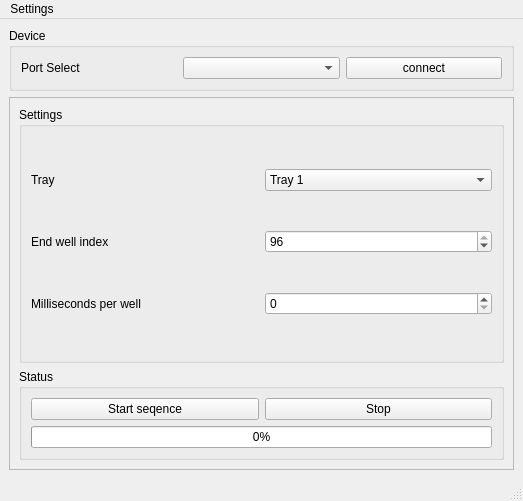
<?xml version="1.0" encoding="UTF-8"?>
<ui version="4.0">
 <class>MainWindow</class>
 <widget class="QMainWindow" name="MainWindow">
  <property name="geometry">
   <rect>
    <x>0</x>
    <y>0</y>
    <width>523</width>
    <height>501</height>
   </rect>
  </property>
  <property name="minimumSize">
   <size>
    <width>327</width>
    <height>457</height>
   </size>
  </property>
  <property name="windowTitle">
   <string>Level 3 Dispenser</string>
  </property>
  <widget class="QWidget" name="centralwidget">
   <layout class="QGridLayout" name="gridLayout">
    <item row="1" column="0" colspan="2">
     <widget class="QFrame" name="frame">
      <property name="frameShape">
       <enum>QFrame::StyledPanel</enum>
      </property>
      <property name="frameShadow">
       <enum>QFrame::Raised</enum>
      </property>
      <layout class="QVBoxLayout" name="verticalLayout">
       <item>
        <widget class="QGroupBox" name="groupBoxSettings">
         <property name="title">
          <string>Settings</string>
         </property>
         <layout class="QGridLayout" name="gridLayout_3">
          <item row="1" column="1">
           <widget class="QComboBox" name="trayCombo">
            <item>
             <property name="text">
              <string>Tray 1</string>
             </property>
            </item>
            <item>
             <property name="text">
              <string>Tray 2</string>
             </property>
            </item>
            <item>
             <property name="text">
              <string>Tray 3</string>
             </property>
            </item>
            <item>
             <property name="text">
              <string>Tray 4</string>
             </property>
            </item>
            <item>
             <property name="text">
              <string>Tray 5</string>
             </property>
            </item>
            <item>
             <property name="text">
              <string>Tray 6</string>
             </property>
            </item>
            <item>
             <property name="text">
              <string>Tray 7</string>
             </property>
            </item>
            <item>
             <property name="text">
              <string>Tray 8</string>
             </property>
            </item>
            <item>
             <property name="text">
              <string>Tray 9</string>
             </property>
            </item>
            <item>
             <property name="text">
              <string>Tray 10</string>
             </property>
            </item>
           </widget>
          </item>
          <item row="1" column="0">
           <widget class="QLabel" name="label">
            <property name="text">
             <string>Tray</string>
            </property>
           </widget>
          </item>
          <item row="2" column="1">
           <widget class="QSpinBox" name="endWell">
            <property name="minimum">
             <number>1</number>
            </property>
            <property name="maximum">
             <number>96</number>
            </property>
            <property name="value">
             <number>96</number>
            </property>
           </widget>
          </item>
          <item row="2" column="0">
           <widget class="QLabel" name="label_2">
            <property name="text">
             <string>End well index</string>
            </property>
           </widget>
          </item>
          <item row="4" column="0">
           <widget class="QLabel" name="label_3">
            <property name="text">
             <string>Milliseconds per well</string>
            </property>
           </widget>
          </item>
          <item row="4" column="1">
           <widget class="uint32SpinBox" name="spinTimeWell"/>
          </item>
         </layout>
        </widget>
       </item>
       <item>
        <widget class="QGroupBox" name="groupBoxStatus">
         <property name="sizePolicy">
          <sizepolicy hsizetype="Preferred" vsizetype="Maximum">
           <horstretch>0</horstretch>
           <verstretch>0</verstretch>
          </sizepolicy>
         </property>
         <property name="title">
          <string>Status</string>
         </property>
         <layout class="QGridLayout" name="gridLayout_2">
          <item row="4" column="0" colspan="2">
           <widget class="QProgressBar" name="progressBar">
            <property name="value">
             <number>0</number>
            </property>
           </widget>
          </item>
          <item row="2" column="0">
           <widget class="QPushButton" name="startButton">
            <property name="text">
             <string>Start seqence</string>
            </property>
           </widget>
          </item>
          <item row="2" column="1">
           <widget class="QPushButton" name="stopButton">
            <property name="text">
             <string>Stop</string>
            </property>
           </widget>
          </item>
         </layout>
        </widget>
       </item>
      </layout>
     </widget>
    </item>
    <item row="0" column="0" colspan="2">
     <widget class="QGroupBox" name="groupBoxDevice">
      <property name="sizePolicy">
       <sizepolicy hsizetype="Preferred" vsizetype="Maximum">
        <horstretch>0</horstretch>
        <verstretch>0</verstretch>
       </sizepolicy>
      </property>
      <property name="title">
       <string>Device</string>
      </property>
      <layout class="QHBoxLayout" name="horizontalLayout">
       <item>
        <widget class="QLabel" name="label_4">
         <property name="sizePolicy">
          <sizepolicy hsizetype="Preferred" vsizetype="Maximum">
           <horstretch>0</horstretch>
           <verstretch>0</verstretch>
          </sizepolicy>
         </property>
         <property name="text">
          <string>Port Select</string>
         </property>
        </widget>
       </item>
       <item>
        <widget class="QComboBox" name="portCombo"/>
       </item>
       <item>
        <widget class="QPushButton" name="pushConnect">
         <property name="text">
          <string>connect</string>
         </property>
        </widget>
       </item>
      </layout>
     </widget>
    </item>
   </layout>
  </widget>
  <widget class="QMenuBar" name="menubar">
   <property name="geometry">
    <rect>
     <x>0</x>
     <y>0</y>
     <width>523</width>
     <height>30</height>
    </rect>
   </property>
   <widget class="QMenu" name="menuAbout">
    <property name="title">
     <string>Settings</string>
    </property>
    <widget class="QMenu" name="menuTray_Layout">
     <property name="title">
      <string>Tray Layout</string>
     </property>
     <addaction name="actionTray_Layout_2"/>
     <addaction name="actionWell_Layout"/>
    </widget>
    <addaction name="actionCalibration"/>
    <addaction name="actionAbout"/>
    <addaction name="menuTray_Layout"/>
    <addaction name="separator"/>
   </widget>
   <addaction name="menuAbout"/>
  </widget>
  <widget class="QStatusBar" name="statusbar"/>
  <action name="actionAbout">
   <property name="text">
    <string>About</string>
   </property>
  </action>
  <action name="actionTray_Layout_2">
   <property name="text">
    <string>Tray Layout</string>
   </property>
  </action>
  <action name="actionWell_Layout">
   <property name="text">
    <string>Well Layout</string>
   </property>
  </action>
  <action name="actionCalibration">
   <property name="text">
    <string>Calibration</string>
   </property>
  </action>
 </widget>
 <customwidgets>
  <customwidget>
   <class>uint32SpinBox</class>
   <extends>QSpinBox</extends>
   <header>uint32spinbox.h</header>
  </customwidget>
 </customwidgets>
 <resources/>
 <connections/>
</ui>
